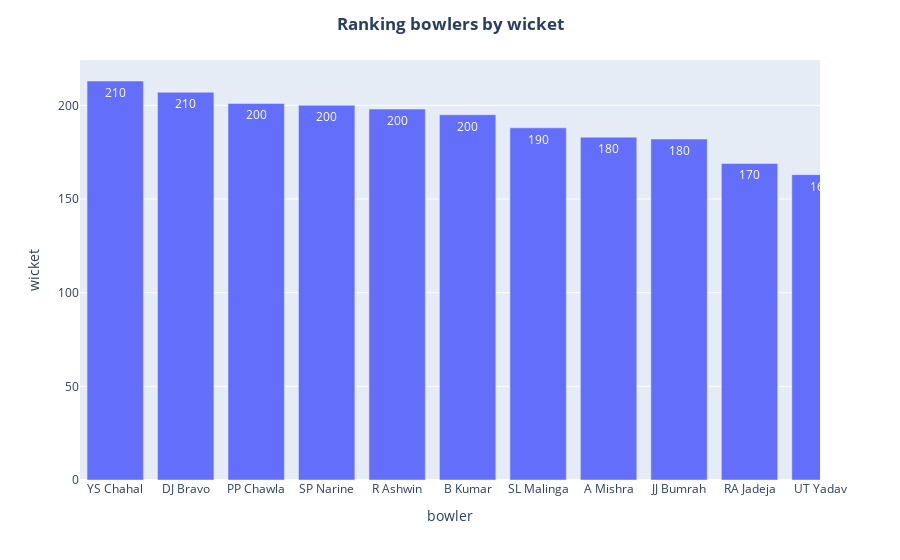

This figure's notebook cell:
### Code cell
# Top 5 Bowlers by wicket balls	Bowling Avg	Economy	SR
by='wicket'
bowl_DF = bowl_DF.sort_values(by=[by],ascending=False)

fig = px.bar(bowl_DF,y=by,x='bowler',text_auto='0.2s')
fig.update_layout(
    xaxis=dict(range=[-0.5,10]),
    title=dict(text=f'Ranking bowlers by {by}',x=0.5,font=dict(weight='bold'))
)
fig.show()

### Figure 1 — Plotly figure (JSON) as saved in the notebook; plotly's stock layout.template omitted (floating-point values rounded to 4 significant figures; data arrays with more than 128 entries replaced by an {"elided": "..."} marker saying what was removed)
{"data": [{"alignmentgroup": "True", "hovertemplate": "bowler=%{x}<br>wicket=%{y}<extra></extra>", "legendgroup": "", "marker": {"color": "#636efa", "pattern": {"shape": ""}}, "name": "", "offsetgroup": "", "orientation": "v", "showlegend": false, "textposition": "auto", "texttemplate": "%{y:0.2s}", "type": "bar", "x": {"elided": "530 str values"}, "xaxis": "x", "y": {"elided": "530 int values"}, "yaxis": "y"}], "layout": {"barmode": "relative", "legend": {"tracegroupgap": 0}, "margin": {"t": 60}, "title": {"font": {"weight": "bold"}, "text": "Ranking bowlers by wicket", "x": 0.5}, "xaxis": {"anchor": "y", "domain": [0, 1], "range": [-0.5, 10], "title": {"text": "bowler"}}, "yaxis": {"anchor": "x", "domain": [0, 1], "title": {"text": "wicket"}}}}
